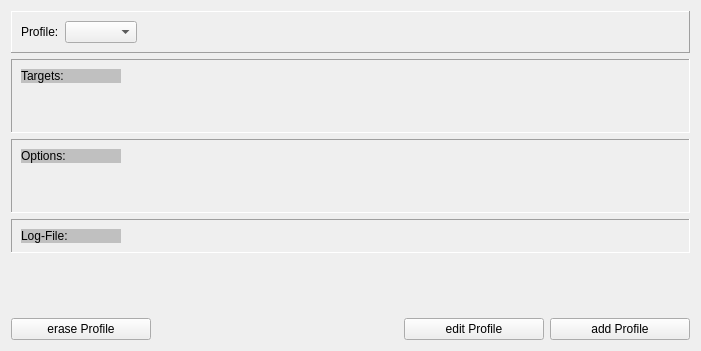
<?xml version="1.0" encoding="UTF-8"?>
<ui version="4.0">
 <class>ProfileManager</class>
 <widget class="QWidget" name="ProfileManager">
  <property name="geometry">
   <rect>
    <x>0</x>
    <y>0</y>
    <width>701</width>
    <height>351</height>
   </rect>
  </property>
  <property name="windowTitle">
   <string>Form</string>
  </property>
  <layout class="QGridLayout" name="gridLayout_3">
   <item row="8" column="0">
    <widget class="QPushButton" name="pushButton">
     <property name="minimumSize">
      <size>
       <width>140</width>
       <height>0</height>
      </size>
     </property>
     <property name="maximumSize">
      <size>
       <width>140</width>
       <height>16777215</height>
      </size>
     </property>
     <property name="text">
      <string>erase Profile</string>
     </property>
     <property name="icon">
      <iconset resource="../resources.qrc">
       <normaloff>:/icons/icons/delete_profile.png</normaloff>:/icons/icons/delete_profile.png</iconset>
     </property>
     <property name="iconSize">
      <size>
       <width>24</width>
       <height>24</height>
      </size>
     </property>
    </widget>
   </item>
   <item row="4" column="0" colspan="7">
    <widget class="QFrame" name="logFileFrame">
     <property name="frameShape">
      <enum>QFrame::Panel</enum>
     </property>
     <property name="frameShadow">
      <enum>QFrame::Sunken</enum>
     </property>
     <layout class="QGridLayout" name="gridLayout_4">
      <item row="0" column="1">
       <widget class="QLabel" name="filenameTextLabel">
        <property name="frameShape">
         <enum>QFrame::NoFrame</enum>
        </property>
        <property name="frameShadow">
         <enum>QFrame::Sunken</enum>
        </property>
        <property name="text">
         <string/>
        </property>
       </widget>
      </item>
      <item row="0" column="0">
       <widget class="QLabel" name="filenameLabel">
        <property name="maximumSize">
         <size>
          <width>100</width>
          <height>16777215</height>
         </size>
        </property>
        <property name="styleSheet">
         <string notr="true">background:#c0c0c0</string>
        </property>
        <property name="text">
         <string>Log-File:</string>
        </property>
       </widget>
      </item>
     </layout>
    </widget>
   </item>
   <item row="8" column="6">
    <widget class="QPushButton" name="addProfileButton">
     <property name="minimumSize">
      <size>
       <width>140</width>
       <height>0</height>
      </size>
     </property>
     <property name="maximumSize">
      <size>
       <width>140</width>
       <height>16777215</height>
      </size>
     </property>
     <property name="text">
      <string>add Profile</string>
     </property>
     <property name="icon">
      <iconset resource="../resources.qrc">
       <normaloff>:/icons/icons/add_profile.png</normaloff>:/icons/icons/add_profile.png</iconset>
     </property>
     <property name="iconSize">
      <size>
       <width>24</width>
       <height>24</height>
      </size>
     </property>
    </widget>
   </item>
   <item row="8" column="5">
    <widget class="QPushButton" name="editProfileButton">
     <property name="minimumSize">
      <size>
       <width>140</width>
       <height>0</height>
      </size>
     </property>
     <property name="maximumSize">
      <size>
       <width>140</width>
       <height>16777215</height>
      </size>
     </property>
     <property name="text">
      <string>edit Profile</string>
     </property>
     <property name="icon">
      <iconset resource="../resources.qrc">
       <normaloff>:/icons/icons/edit_profile.png</normaloff>:/icons/icons/edit_profile.png</iconset>
     </property>
     <property name="iconSize">
      <size>
       <width>24</width>
       <height>24</height>
      </size>
     </property>
    </widget>
   </item>
   <item row="2" column="0" colspan="7">
    <widget class="QFrame" name="scanningTargetsFrame">
     <property name="minimumSize">
      <size>
       <width>0</width>
       <height>0</height>
      </size>
     </property>
     <property name="frameShape">
      <enum>QFrame::Panel</enum>
     </property>
     <property name="frameShadow">
      <enum>QFrame::Sunken</enum>
     </property>
     <layout class="QGridLayout" name="gridLayout">
      <item row="0" column="0">
       <widget class="QLabel" name="targetsLabel">
        <property name="maximumSize">
         <size>
          <width>100</width>
          <height>16777215</height>
         </size>
        </property>
        <property name="styleSheet">
         <string notr="true">background:#c0c0c0</string>
        </property>
        <property name="text">
         <string>Targets:</string>
        </property>
        <property name="alignment">
         <set>Qt::AlignLeading|Qt::AlignLeft|Qt::AlignTop</set>
        </property>
       </widget>
      </item>
      <item row="0" column="1">
       <widget class="QLabel" name="targetsListLabel">
        <property name="frameShape">
         <enum>QFrame::NoFrame</enum>
        </property>
        <property name="frameShadow">
         <enum>QFrame::Sunken</enum>
        </property>
        <property name="text">
         <string/>
        </property>
       </widget>
      </item>
      <item row="1" column="0">
       <spacer name="verticalSpacer">
        <property name="orientation">
         <enum>Qt::Vertical</enum>
        </property>
        <property name="sizeHint" stdset="0">
         <size>
          <width>20</width>
          <height>40</height>
         </size>
        </property>
       </spacer>
      </item>
     </layout>
    </widget>
   </item>
   <item row="5" column="0">
    <spacer name="verticalSpacer_3">
     <property name="orientation">
      <enum>Qt::Vertical</enum>
     </property>
     <property name="sizeHint" stdset="0">
      <size>
       <width>20</width>
       <height>40</height>
      </size>
     </property>
    </spacer>
   </item>
   <item row="3" column="0" colspan="7">
    <widget class="QFrame" name="scanningOptionsFrame">
     <property name="minimumSize">
      <size>
       <width>0</width>
       <height>0</height>
      </size>
     </property>
     <property name="frameShape">
      <enum>QFrame::Panel</enum>
     </property>
     <property name="frameShadow">
      <enum>QFrame::Sunken</enum>
     </property>
     <layout class="QGridLayout" name="gridLayout_2">
      <item row="0" column="0">
       <widget class="QLabel" name="optionsLabel">
        <property name="maximumSize">
         <size>
          <width>100</width>
          <height>16777215</height>
         </size>
        </property>
        <property name="styleSheet">
         <string notr="true">background:#c0c0c0</string>
        </property>
        <property name="text">
         <string>Options:</string>
        </property>
        <property name="alignment">
         <set>Qt::AlignLeading|Qt::AlignLeft|Qt::AlignTop</set>
        </property>
       </widget>
      </item>
      <item row="0" column="1">
       <widget class="QLabel" name="optionsListLabel">
        <property name="frameShape">
         <enum>QFrame::NoFrame</enum>
        </property>
        <property name="frameShadow">
         <enum>QFrame::Sunken</enum>
        </property>
        <property name="text">
         <string/>
        </property>
       </widget>
      </item>
      <item row="1" column="0" colspan="2">
       <spacer name="verticalSpacer_2">
        <property name="orientation">
         <enum>Qt::Vertical</enum>
        </property>
        <property name="sizeHint" stdset="0">
         <size>
          <width>20</width>
          <height>40</height>
         </size>
        </property>
       </spacer>
      </item>
     </layout>
    </widget>
   </item>
   <item row="8" column="1" colspan="4">
    <spacer name="horizontalSpacer_2">
     <property name="orientation">
      <enum>Qt::Horizontal</enum>
     </property>
     <property name="sizeHint" stdset="0">
      <size>
       <width>40</width>
       <height>20</height>
      </size>
     </property>
    </spacer>
   </item>
   <item row="0" column="0" colspan="7">
    <widget class="QFrame" name="frame">
     <property name="frameShape">
      <enum>QFrame::Panel</enum>
     </property>
     <property name="frameShadow">
      <enum>QFrame::Raised</enum>
     </property>
     <layout class="QHBoxLayout" name="horizontalLayout">
      <item>
       <widget class="QLabel" name="profileLabel">
        <property name="text">
         <string>Profile:</string>
        </property>
       </widget>
      </item>
      <item>
       <widget class="QComboBox" name="profileComboBox"/>
      </item>
      <item>
       <spacer name="horizontalSpacer">
        <property name="orientation">
         <enum>Qt::Horizontal</enum>
        </property>
        <property name="sizeHint" stdset="0">
         <size>
          <width>40</width>
          <height>20</height>
         </size>
        </property>
       </spacer>
      </item>
     </layout>
    </widget>
   </item>
  </layout>
 </widget>
 <resources>
  <include location="../resources.qrc"/>
 </resources>
 <connections>
  <connection>
   <sender>profileComboBox</sender>
   <signal>activated(int)</signal>
   <receiver>ProfileManager</receiver>
   <slot>slot_readProfileSettings()</slot>
   <hints>
    <hint type="sourcelabel">
     <x>110</x>
     <y>16</y>
    </hint>
    <hint type="destinationlabel">
     <x>140</x>
     <y>12</y>
    </hint>
   </hints>
  </connection>
  <connection>
   <sender>pushButton</sender>
   <signal>clicked()</signal>
   <receiver>ProfileManager</receiver>
   <slot>slot_eraseProfileButtonClicked()</slot>
   <hints>
    <hint type="sourcelabel">
     <x>175</x>
     <y>26</y>
    </hint>
    <hint type="destinationlabel">
     <x>248</x>
     <y>36</y>
    </hint>
   </hints>
  </connection>
  <connection>
   <sender>editProfileButton</sender>
   <signal>clicked()</signal>
   <receiver>ProfileManager</receiver>
   <slot>slot_editProfileButtonClicked()</slot>
   <hints>
    <hint type="sourcelabel">
     <x>521</x>
     <y>325</y>
    </hint>
    <hint type="destinationlabel">
     <x>483</x>
     <y>326</y>
    </hint>
   </hints>
  </connection>
  <connection>
   <sender>addProfileButton</sender>
   <signal>clicked()</signal>
   <receiver>ProfileManager</receiver>
   <slot>slot_addProfileButtonClicked()</slot>
   <hints>
    <hint type="sourcelabel">
     <x>655</x>
     <y>329</y>
    </hint>
    <hint type="destinationlabel">
     <x>695</x>
     <y>324</y>
    </hint>
   </hints>
  </connection>
 </connections>
 <slots>
  <slot>slot_readProfileSettings()</slot>
  <slot>slot_addProfileButtonClicked()</slot>
  <slot>slot_eraseProfileButtonClicked()</slot>
  <slot>slot_editProfileButtonClicked()</slot>
 </slots>
</ui>
